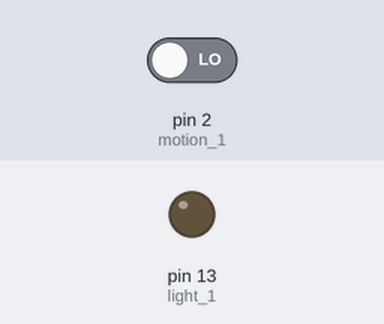
Recording of a sketch running on a simulated Arduino Uno, built with avr-gcc and run on an emulated ATmega328P. Shown: output pins drawn as LEDs (lit = HIGH). Dashed ring = blinking. Inputs (shaded band) come from the test bench; at power-on: pin 2 (motion_1) LOW.

Above: at 3.8 s.
3.9 s: pin 2 (motion_1) driven HIGH
At 4.4 s:
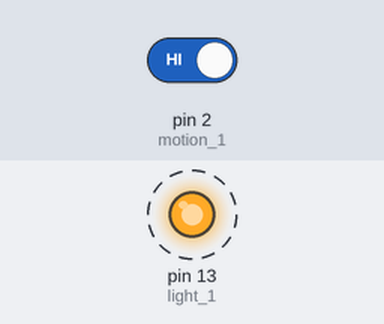
8.1 s: pin 2 (motion_1) driven LOW
At 9.5 s:
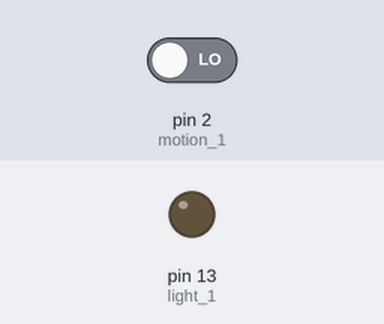
Timing chart, 0 to 11.1 s (numbered marks = the images above; inputs shaded):
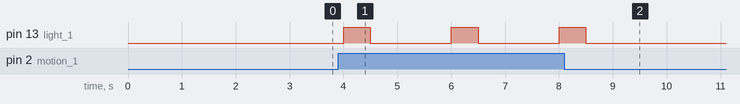

The sketch:

ParallaxSensorCode.ino
```cpp
int motion_1 = 2;
int light_1 = 13;
void setup(){
  pinMode (motion_1,INPUT);
  pinMode (light_1, OUTPUT);
}

void loop (){
  digitalWrite (light_1,LOW);
  delay(1000); //this delay is to let the sensor settle down before taking a reading
  int sensor_1 = digitalRead(motion_1);\
  if (sensor_1 == HIGH){
    digitalWrite(light_1,HIGH);
    delay(500);
    digitalWrite(light_1,LOW);
    delay(500);

  }
}
```

Measured:
- after the input at 3.9 s, pin 13 (light_1): alternates HIGH for 0.50 s and LOW for 1.5 s, starting after 0.10 s
- after the input at 8.1 s, pin 13 (light_1): goes on until 8.5 s, then stays LOW
